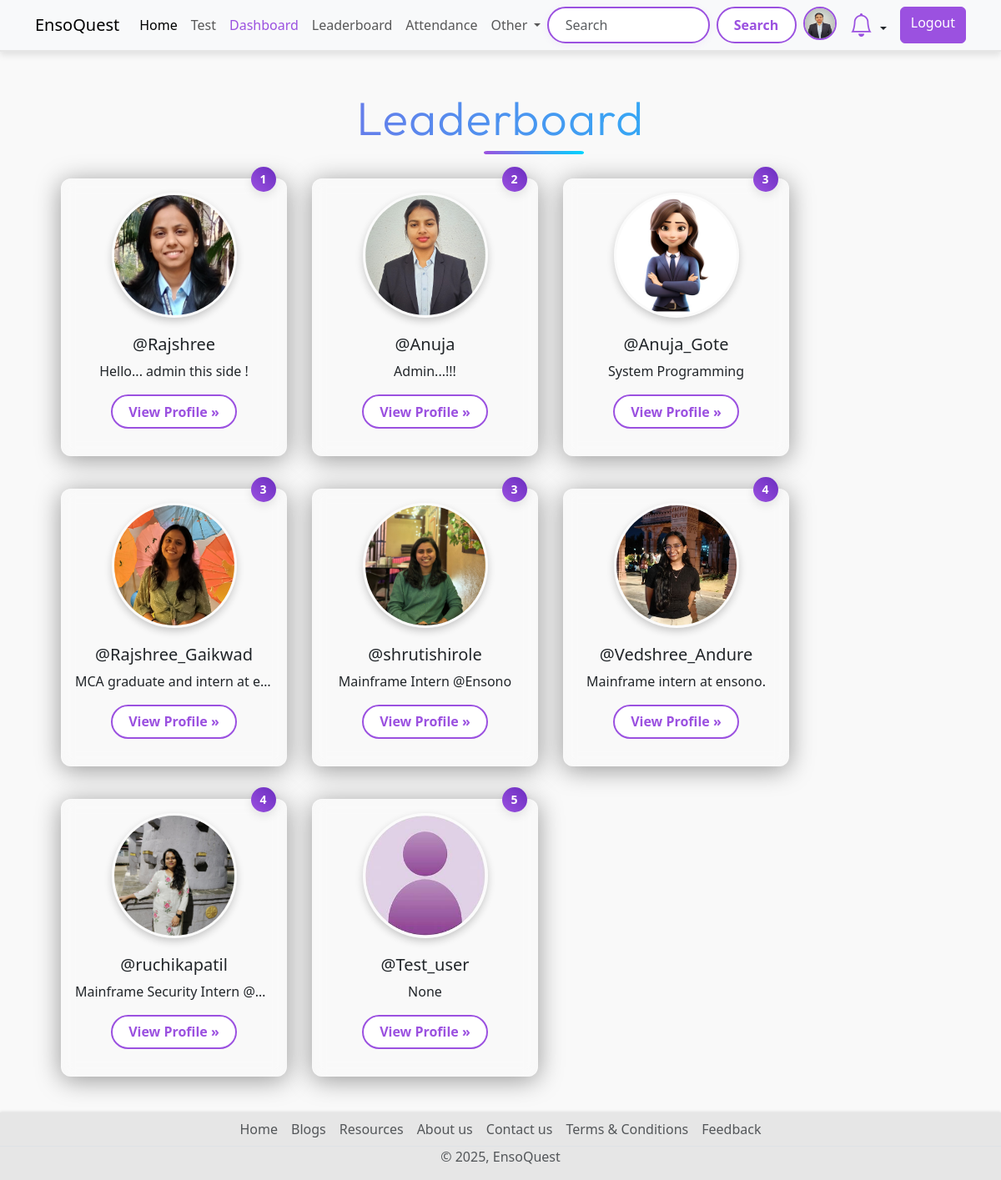
/leaderboard (signed in), run on the app's committed database.
### account/models.py (models this page shows, shortened)
class Profile(models.Model):
    user = models.OneToOneField(User,on_delete=models.CASCADE, null=True,verbose_name='User Object')
    position = models.CharField(max_length=100,blank=True,null=True)
    bio = models.TextField(blank=True,null=True)
    profile_img = models.ImageField(upload_to='profile_image', default='user.png',blank=True,null=True,verbose_name= 'Profile Pic')

### quiz/models.py (models this page shows, shortened)
class UserRank(models.Model):
    user = models.OneToOneField(User, on_delete=models.CASCADE)
    rank = models.IntegerField(null=True, blank=True)
    total_score = models.IntegerField(null=True, blank=True)

### base/views.py (the view)
# urls.py: path('leaderboard', views.leaderboard_view, name='leaderboard'),
@login_required(login_url="login")
def leaderboard_view(request):
    user_object = request.user
    user_profile = request.user.profile
    leaderboard_users = UserRank.objects.order_by('rank')
    context = {"leaderboard_users":leaderboard_users}
    return render(request, "Leaderboard.html", context)

### base/context_processors.py (called while the page is built)
def notification_count(request):
    if request.user.is_authenticated:
        unread_count = Notification.objects.filter(user=request.user, is_read=False).count()
        return {'unread_notification_count': unread_count}
    return {}

### Templates/Leaderboard.html (shortened to what this page needs)
{% extends 'index.html' %}
{% block content %}
{% load static %}
<link rel="stylesheet" href="{% static 'css/leaderboard-style.css' %}">
  <div class="container text-center">
    <h1 class="display-4 text-center my-5 title ">Leaderboard</h1>
    <div class="row row-cols-sm-1 row-cols-md-2 row-cols-lg-3 row-cols-xl-4  gx-3 gy-4 mx-3 ">
      {% if leaderboard_users|length == 0 %}
           <div class="w-100 d-flex justify-content-center align-items-center" style="min-height: 300px;">
           <h4 class="text-danger text-center">No User Available on Leaderboard</h4>
           </div>
      {% else %}
      {% for rank in leaderboard_users %}
      <div class="col-lg-4 position-relative mb-4 leaderboard-card">
        <img src="{{rank.user.profile.profile_img.url}}" class="leaderboard-img rounded-circle alt=user-profile">
        <span class=" position-absolute top-0 start-90 translate-middle badge rounded-pill modern-badge ">
          {{ rank.rank }}
        </span>
        <h2 class="fw-normal username">@{{rank.user.username}}</h2>
        <p class="card-bio">{{rank.user.profile.bio}}</p>
        <p><a class="btn btn-secondary " href="{% url 'profile' rank.user.username %}">View Profile »</a></p>
      </div>
      {% endfor %}
      {% endif %}
    </div>
  </div>
{% endblock content %}

### Templates/index.html (shortened to what this page needs)
{% load static %}
<!DOCTYPE html>
<html lang="en">
<head>
  <link rel="stylesheet" href="{% static 'css/style.css' %}">
  <link href="https://cdn.jsdelivr.net/npm/bootstrap@5.3.3/dist/css/bootstrap.min.css" rel="stylesheet"
>
  <link rel="stylesheet" href="https://cdnjs.cloudflare.com/ajax/libs/bootstrap-icons/1.11.3/font/bootstrap-icons.min.css">
</head>
<body>
  {% include "components/navbar.html" %}
  <div class="content-wrapper">
  {% block content %}
  {% endblock content %}
  </div>
  {% include "components/footer.html" %}
</body>
</html>

### Templates/components/navbar.html (shortened to what this page needs)
<nav class="navbar navbar-expand-lg bg-body-tertiary d-none d-lg-block">
  <div class="container">
    <a class="navbar-brand" href="{% url 'home' %}">EnsoQuest</a>
    <div class="collapse navbar-collapse" id="navbarSupportedContent">
      <ul class="navbar-nav me-auto mb-2 mb-lg-0">
        <li class="nav-item">
          <a class="nav-link active" aria-current="page" href="{% url 'home' %}">Home</a>
        </li>
        <li class="nav-item">
          <a class="nav-link" href="{% url 'all_quiz' %}">Test</a>
        </li>
        {% if request.user.is_superuser %}
          <li class="nav-item">
            <a class="nav-link" href="{% url 'dashboard' %}" style="color: #9b51e0 !important;">Dashboard</a>
          </li>
        {% endif %}
        <li class="nav-item">
          <a class="nav-link" href="{% url 'leaderboard' %}">Leaderboard</a>
        </li>
        {% if request.user.is_authenticated %}
          {% if request.user.is_superuser %}
            <li class="nav-item">
              <a class="nav-link" href="{% url 'attendance:session_list' %}">Attendance</a>
            </li>
          {% else %}
            <li class="nav-item">
              <a class="nav-link" href="{% url 'attendance:student_attendance_report' %}">Attendance</a>
            </li>
          {% endif %}
        {% endif %}
        <li class="nav-item dropdown">
          <a class="nav-link dropdown-toggle" href="#" role="button" data-bs-toggle="dropdown" aria-expanded="false">
            Other
          </a>
        </li>
      </ul>
      <form class="d-flex" role="search" action="{% url 'search_users' %}">
        <input class="form-control me-2" type="search" name="q" placeholder="Search" aria-label="Search">
        <button class="btn btn-search" type="submit">Search</button>
        {% if request.user.is_authenticated %}
          <a href="{% url 'profile' request.user.username %}" data-bs-toggle="tooltip" data-bs-placement="bottom" data-bs-title="{{ request.user.username }}" class="mx-2">
            <img src="{{ request.user.profile.profile_img.url }}" class="rounded-circle profile-img-purple" width="40" height="40" alt="profile_img">
          </a>
          <li class="nav-item dropdown list-unstyled mx-2">
            <a class="nav-link dropdown-toggle position-relative" href="#" id="notificationDropdown" data-bs-toggle="dropdown" role="button" aria-expanded="false">
              <i class="bi bi-bell fs-3 bell-purple"></i>
            </a>
          </li>
          <a href="{% url 'logout' %}" class="btn btn-log ms-2">Logout</a>
        {% else %}
          <a href="{% url 'login' %}" class="btn btn-log ms-2">Login</a>
        {% endif %}
      </form>
    </div>
  </div>
</nav>

### Templates/components/footer.html
<footer style="margin: 0; padding: 0;">
    <ul class="nav justify-content-center border-bottom ">
      <li class="nav-item"><a href="{% url 'home' %}" class="nav-link px-2 text-body-secondary">Home</a></li>
      <li class="nav-item"><a href="{% url 'blogs' %}" class="nav-link px-2 text-body-secondary">Blogs</a></li>
      <li class="nav-item"><a href="{% url 'resources' %}" class="nav-link px-2 text-body-secondary">Resources</a></li>
      <li class="nav-item"><a href="{% url 'about' %}" class="nav-link px-2 text-body-secondary">About us</a></li>
      <li class="nav-item"><a href="{% url 'contact' %}" class="nav-link px-2 text-body-secondary">Contact us</a></li>
      <li class="nav-item"><a href="{% url 'terms_conditions' %}" class="nav-link px-2 text-body-secondary">Terms & Conditions</a></li>
      <li class="nav-item"><a href="{% url 'feedback_dashboard' %}" class="nav-link px-2 text-body-secondary">Feedback</a></li>
    </ul>
    <p class="text-center text-body-secondary" >© 2025, EnsoQuest</p>
  </footer>

### static/css/style.css (style rules this page uses)
.title { font-family: 'Outfit', sans-serif; font-size: clamp(2.5rem, 6vw, 4rem); font-weight: 700; background: linear-gradient(90deg, #9b51e0, #00d4ff); -webkit-background-clip: text; background-clip: text; -webkit-text-fill-color: transparent; color: transparent; opacity: 0; animation: fadeInTitle 1.3s ease-in-out forwards; margin: 2rem 0 1rem; line-height: 1.2; text-align: center; letter-spacing: 1.5px; position: relative; }
.title::after { content: ""; position: absolute; left: 50%; transform: translateX(-50%); bottom: -10px; width: 60px; height: 4px; background: linear-gradient(to right, #9b51e0, #00d4ff); border-radius: 999px; opacity: 0; animation: fadeInLine 1.5s ease-in-out forwards 0.8s; margin: 0 10px; }
body { background-color: #f9f9f9; font-family: 'Segoe UI', Tahoma, Geneva, Verdana, sans-serif; padding-top: 60px; padding-bottom: 50px; margin: 0; }
footer { position: fixed; bottom: 0; width: 100%; background-color: #e6e6e6; color: #333; text-align: center; box-shadow: 0 -1px 3px rgba(0, 0, 0, 0.1); font-size: 16px; padding: 4px 0; margin: 0; z-index: 1000; }
nav.navbar { position: fixed; top: 0; left: 0; right: 0; width: 100%; background-color: rgba(249, 249, 249, 0.8); box-shadow: 0 4px 8px rgba(0, 0, 0, 0.1); border-bottom: 2px solid #e6e6e6; z-index: 9999; }
.content-wrapper { padding-bottom: 50px; }
.form-control[type="search"] { border: 2px solid #9b51e0; border-radius: 999px; padding: 0.5rem 1.2rem; transition: all 0.3s ease; box-shadow: 0 2px 8px rgba(155, 81, 224, 0.08); }
.navbar .btn-search { background-color: #fff; color: #9b51e0; border: 2px solid #9b51e0; border-radius: 999px; padding: 0.4rem 1.2rem; font-weight: 600; transition: all 0.3s ease; }
.navbar .btn-log, .form-inline .btn-log { background-color: #9b51e0; background: #9b51e0; border-color: #9b51e0; color: white; font-weight: 500; }
.bell-purple { color: #9b51e0 !important; }
.profile-img-purple { border: 2px solid #9b51e0; border-radius: 50%; }

### static/css/leaderboard-style.css (style rules this page uses)
body { background-color: #f9f9f9; }
.card-bio { display: block; white-space: nowrap; overflow: hidden; text-overflow: ellipsis; width: 100%; }
.leaderboard-card { background: rgba(255, 255, 255, 0.1); border-radius: 12px; padding: 16px; margin: 15px; backdrop-filter: blur(8px); -webkit-backdrop-filter: blur(8px); border: 1px solid rgba(255, 255, 255, 0.2); box-shadow: 0 4px 30px rgba(0, 0, 0, 0.4); max-width: 280px; min-height: 280px; display: flex; flex-direction: column; align-items: center; justify-content: space-between; transition: transform 0.3s ease, box-shadow 0.3s ease; }
.leaderboard-card img { width: 150px; height: 150px; object-fit: cover; border-radius: 50%; margin-bottom: 10px; }
.leaderboard-card .username { font-size: 20px; font-weight: bold; text-align: center; margin-top: 10px; }
.modern-badge { background: linear-gradient(45deg, #9b51e0, #6a2dbf); color: white; padding: 12px; font-size: 14px; font-weight: 600; border-radius: 50%; width: 30px; height: 30px; box-shadow: 0 4px 12px rgba(0, 0, 0, 0.1); transition: all 0.3s ease; text-transform: uppercase; letter-spacing: 1px; text-align: center; display: flex; justify-content: center; align-items: center; }
.position-absolute { position: absolute; }
.top-0 { top: 0; }
.start-90 { left: 90%; }
.translate-middle { transform: translate(-50%, -50%); }
.leaderboard-img { width: 150px; height: 150px; object-fit: cover; object-position: center; border-radius: 50%; border: 3px solid rgba(255, 255, 255, 0.3); box-shadow: 0 4px 10px rgba(0, 0, 0, 0.2); transition: transform 0.3s ease, box-shadow 0.3s ease; }
.btn-secondary { background-color: #fff; color: #9b51e0; border: 2px solid #9b51e0; border-radius: 999px; padding: 0.4rem 1.2rem; font-weight: 600; transition: all 0.3s ease; }

### data on the page
UserRank: user.profile.profile_img (picture), rank "1", user.username "Rajshree", user.profile.bio "Hello... admin this side !"
UserRank: user.profile.profile_img (picture), rank "2", user.username "Anuja", user.profile.bio "Admin...!!!"
UserRank: user.profile.profile_img (picture), rank "3", user.username "Anuja_Gote", user.profile.bio "System Programming"
UserRank: user.profile.profile_img (picture), rank "3", user.username "Rajshree_Gaikwad", user.profile.bio "MCA graduate and intern at e…"
UserRank: user.profile.profile_img (picture), rank "3", user.username "shrutishirole", user.profile.bio "Mainframe Intern @Ensono"
UserRank: user.profile.profile_img (picture), rank "4", user.username "Vedshree_Andure", user.profile.bio "Mainframe intern at ensono."
UserRank: user.profile.profile_img (picture), rank "4", user.username "ruchikapatil", user.profile.bio "Mainframe Security Intern @…"
UserRank: user.profile.profile_img (placeholder picture), rank "5", user.username "Test_user", user.profile.bio "None"
